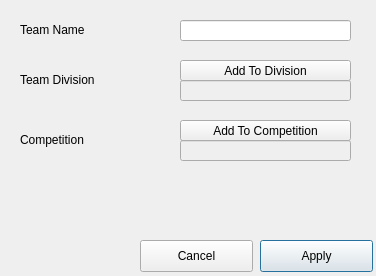
<?xml version="1.0" encoding="UTF-8"?>
<ui version="4.0">
 <class>addTeamDialog</class>
 <widget class="QDialog" name="addTeamDialog">
  <property name="geometry">
   <rect>
    <x>0</x>
    <y>0</y>
    <width>376</width>
    <height>276</height>
   </rect>
  </property>
  <property name="windowTitle">
   <string>Dialog</string>
  </property>
  <widget class="QPushButton" name="cancel">
   <property name="geometry">
    <rect>
     <x>140</x>
     <y>240</y>
     <width>113</width>
     <height>32</height>
    </rect>
   </property>
   <property name="text">
    <string>Cancel</string>
   </property>
  </widget>
  <widget class="QPushButton" name="apply">
   <property name="geometry">
    <rect>
     <x>260</x>
     <y>240</y>
     <width>113</width>
     <height>32</height>
    </rect>
   </property>
   <property name="autoFillBackground">
    <bool>false</bool>
   </property>
   <property name="text">
    <string>Apply</string>
   </property>
   <property name="autoDefault">
    <bool>false</bool>
   </property>
   <property name="default">
    <bool>true</bool>
   </property>
   <property name="flat">
    <bool>false</bool>
   </property>
  </widget>
  <widget class="QLineEdit" name="teamName">
   <property name="geometry">
    <rect>
     <x>180</x>
     <y>20</y>
     <width>171</width>
     <height>21</height>
    </rect>
   </property>
  </widget>
  <widget class="QLabel" name="label_7">
   <property name="geometry">
    <rect>
     <x>20</x>
     <y>70</y>
     <width>121</width>
     <height>20</height>
    </rect>
   </property>
   <property name="text">
    <string>Team Division</string>
   </property>
  </widget>
  <widget class="QLabel" name="label_2">
   <property name="geometry">
    <rect>
     <x>20</x>
     <y>20</y>
     <width>121</width>
     <height>20</height>
    </rect>
   </property>
   <property name="text">
    <string>Team Name</string>
   </property>
  </widget>
  <widget class="QLineEdit" name="divisionID">
   <property name="enabled">
    <bool>false</bool>
   </property>
   <property name="geometry">
    <rect>
     <x>180</x>
     <y>80</y>
     <width>171</width>
     <height>21</height>
    </rect>
   </property>
   <property name="acceptDrops">
    <bool>false</bool>
   </property>
  </widget>
  <widget class="QPushButton" name="divisionSearch">
   <property name="geometry">
    <rect>
     <x>180</x>
     <y>60</y>
     <width>171</width>
     <height>21</height>
    </rect>
   </property>
   <property name="text">
    <string>Add To Division</string>
   </property>
  </widget>
  <widget class="QLabel" name="label_3">
   <property name="geometry">
    <rect>
     <x>20</x>
     <y>130</y>
     <width>121</width>
     <height>20</height>
    </rect>
   </property>
   <property name="text">
    <string>Competition</string>
   </property>
  </widget>
  <widget class="QPushButton" name="compSearch">
   <property name="geometry">
    <rect>
     <x>180</x>
     <y>120</y>
     <width>171</width>
     <height>21</height>
    </rect>
   </property>
   <property name="text">
    <string>Add To Competition</string>
   </property>
  </widget>
  <widget class="QLineEdit" name="compID">
   <property name="enabled">
    <bool>false</bool>
   </property>
   <property name="geometry">
    <rect>
     <x>180</x>
     <y>140</y>
     <width>171</width>
     <height>21</height>
    </rect>
   </property>
   <property name="acceptDrops">
    <bool>false</bool>
   </property>
  </widget>
 </widget>
 <resources/>
 <connections/>
</ui>
